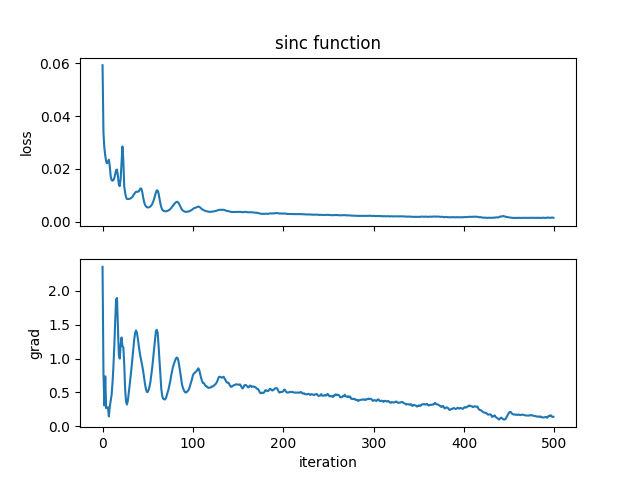

This figure's Python source:
import torch
import torch.nn as nn
import torch.nn.functional as F
import torch.optim as optim
from torch.autograd import Variable
from torch.utils.data.dataset import Dataset
from torch.utils.data import DataLoader
import numpy as np
import matplotlib.pyplot as plt


class Data(Dataset):
    def __init__(self, filepath):
        data = np.load(filepath)
        self._x = data[0][:].astype(np.double)
        self._y = data[1][:].astype(np.double)

    def __getitem__(self, index):
        x = torch.FloatTensor([self._x[index]])
        y = torch.FloatTensor([self._y[index]])
        return x, y

    def __len__(self):
        return len(self._x)

dset_train = Data("1_2_2_train.npy")
train_loader = DataLoader(dset_train, batch_size=10, num_workers=1)
dset_test = Data("1_2_2_test.npy")
test_loader = DataLoader(dset_test, batch_size=10, num_workers=1)

class Net(nn.Module):
    def __init__(self):
        super(Net, self).__init__()
        self.fc1 = nn.Linear(1, 128)
        self.fc2 = nn.Linear(128, 128)
        self.fc3 = nn.Linear(128, 1)

    def forward(self, x):
        x = F.relu(self.fc1(x))
        x = F.relu(self.fc2(x))
        x = self.fc3(x)
        return x

"""specify loss function and optimizer"""
net = Net()
criterion = nn.MSELoss()
optimizer = optim.Adam(net.parameters())

iterations_plot = []
grad_plot = []
loss_plot = []

for epoch in range(500):
    iterations_plot.append(epoch)
    running_loss = 0.0
    for i, data in enumerate(train_loader, 0):

        x, y = data
        x, y = Variable(x), Variable(y)

        optimizer.zero_grad()

        outputs = net(x)
        loss = criterion(outputs, y)
        loss.backward()
        optimizer.step()

        running_loss += loss.data[0]
            
    print('[%d] loss: %.6f' %
        (epoch + 1, running_loss/10))
    
    loss_plot.append(running_loss / 10)

    """ compute gradient norm """
    grad_all = 0.0
    for p in net.parameters():
        gr = 0.0
        if p.grad is not None:
            gr = (p.grad.cpu().data.numpy() ** 2).sum()
        grad_all += gr
    grad_plot.append(grad_all**0.5)
    
print('Finished Training')

""" plot """
f, axarr = plt.subplots(2, sharex=True)
axarr[0].plot(iterations_plot, loss_plot)
axarr[0].set_ylabel('loss')
axarr[0].set_title('sinc function')
axarr[1].plot(iterations_plot, grad_plot)
axarr[1].set_ylabel('grad')
axarr[1].set_xlabel('iteration')
plt.savefig("1_2_2.png")
plt.show()